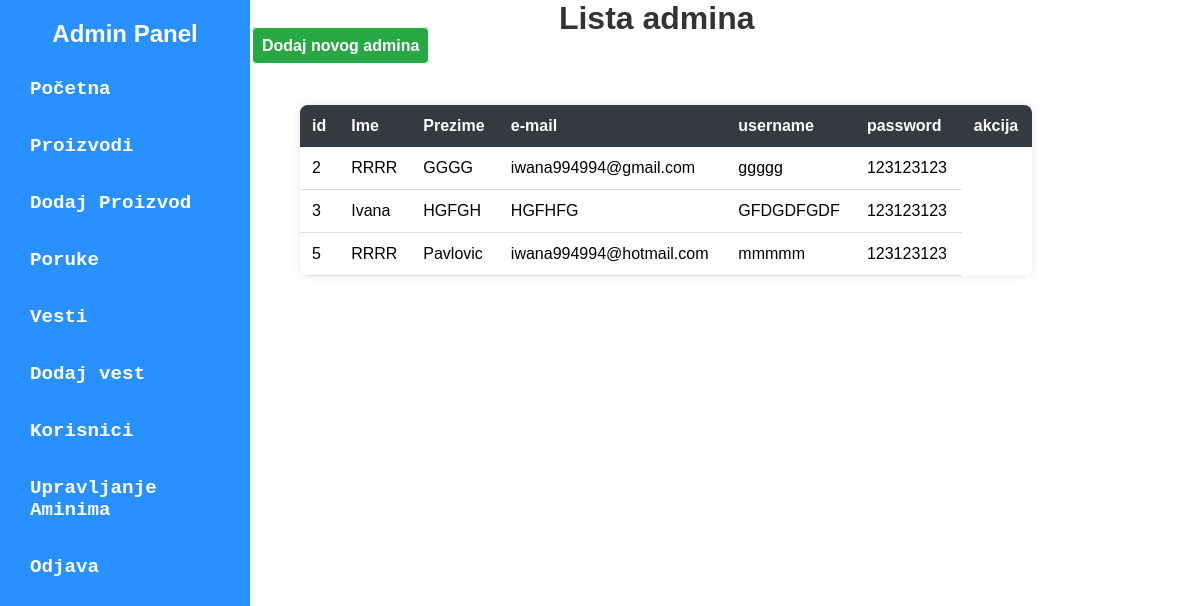
The page /admin/admin-dashboard.php?page=upravljajAdminima on the database as committed earlier.
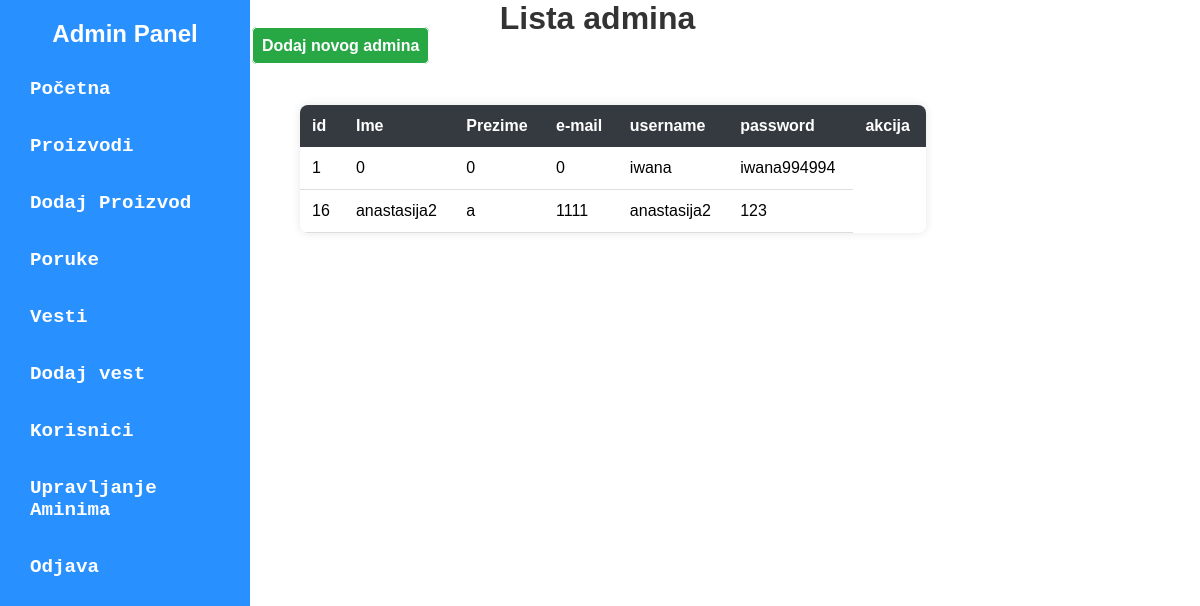
The same page on the database as committed later.
### tables this page shows
CREATE TABLE IF NOT EXISTS `user` (
  `id` int(10) unsigned NOT NULL AUTO_INCREMENT,
  `ime` varchar(50) NOT NULL DEFAULT '0',
  `prezime` varchar(50) NOT NULL DEFAULT '0',
  `email` varchar(50) NOT NULL DEFAULT '0',
  `username` varchar(50) NOT NULL,
  `password` varchar(50) NOT NULL,
  `role` enum('admin','user') NOT NULL DEFAULT 'user',
  `created_at` timestamp NOT NULL DEFAULT current_timestamp() ON UPDATE current_timestamp(),
  PRIMARY KEY (`id`),
  UNIQUE KEY `email` (`email`),
  UNIQUE KEY `username` (`username`)
);

### admin/model/upravljanjeAdminimaModel.php (called while the page is built)
<?php
$query = "SELECT * FROM user WHERE role='admin'";
$query_run = mysqli_query($con, $query);
if ($query_run && mysqli_num_rows($query_run) > 0) {
    $admini = mysqli_fetch_all($query_run, MYSQLI_ASSOC);
} else {
    die("Greška: Nema poruka.");
}
?>

### admin/view/upravljanjeAdminima.php (the view, shortened to what this page needs)
<html lang="en">
<head>
    <link rel="stylesheet" href="./public/table-style.css">
</head>
<body>
    <h1>Lista admina</h1>
    <a id="dodajProizvod" href="admin-dashboard.php?page=dodajAdmina">Dodaj novog admina</a>
    <table>
        <tr>
            <th>id</th>
            <th>Ime</th>
            <th>Prezime</th>
            <th>e-mail</th>
            <th>username</th>
            <th>password</th>
            <th>akcija</th>
        </tr>
        <tr>
            <?php foreach($admini as $admin): ?>
            <td><?= $admin['id']?></td>
            <td><?= $admin['ime']?></td>
            <td><?= $admin['prezime']?></td>
            <td><?= $admin['email']?></td>
            <td><?= $admin['username']?></td>
            <td><?= $admin['password']?></td>
        </tr>
        <?php endforeach; ?>
    </table>
</body>
</html>

Rows that differ between the two databases and show on the page:
removed user: id "2", ime "RRRR", prezime "GGGG", email "iwana994994@gmail.com", username "ggggg", password "123123123"
removed user: id "3", ime "Ivana", prezime "HGFGH", email "HGFHFG", username "GFDGDFGDF", password "123123123"
removed user: id "5", ime "RRRR", prezime "Pavlovic", email "iwana994994@hotmail.com", username "mmmmm", password "123123123"
now on this page (row edited): user: id "1", ime "0", prezime "0", email "0", username "iwana", password "iwana994994"
added user: id "16", ime "anastasija2", prezime "a", email "1111", username "anastasija2", password "123"
